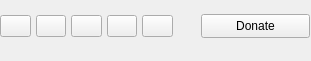
   <widget class="QWidget" name="horizontalLayoutWidget">
    <property name="geometry">
     <rect>
      <x>300</x>
      <y>0</y>
      <width>311</width>
      <height>61</height>
     </rect>
    </property>
    <layout class="QHBoxLayout" name="TopHBoxLayout">
     <property name="spacing">
      <number>5</number>
     </property>
     <property name="sizeConstraint">
      <enum>QLayout::SetDefaultConstraint</enum>
     </property>
     <property name="leftMargin">
      <number>0</number>
     </property>
     <property name="topMargin">
      <number>2</number>
     </property>
     <property name="rightMargin">
      <number>1</number>
     </property>
     <item>
      <widget class="QPushButton" name="pushButton_Website">
       <property name="minimumSize">
        <size>
         <width>29</width>
         <height>0</height>
        </size>
       </property>
       <property name="toolTip">
        <string>Visit wpn-xm.org.</string>
       </property>
       <property name="layoutDirection">
        <enum>Qt::LeftToRight</enum>
       </property>
       <property name="autoFillBackground">
        <bool>false</bool>
       </property>
       <property name="styleSheet">
        <string notr="true"/>
       </property>
       <property name="text">
        <string notr="true"/>
       </property>
       <property name="icon">
        <iconset resource="data/resources.qrc">
         <normaloff>:/icons/home.png</normaloff>:/icons/home.png</iconset>
       </property>
       <property name="iconSize">
        <size>
         <width>16</width>
         <height>16</height>
        </size>
       </property>
       <property name="autoDefault">
        <bool>false</bool>
       </property>
       <property name="flat">
        <bool>false</bool>
       </property>
      </widget>
     </item>
     <item>
      <widget class="QPushButton" name="pushButton_Forum">
       <property name="minimumSize">
        <size>
         <width>29</width>
         <height>0</height>
        </size>
       </property>
       <property name="toolTip">
        <string>Go to WPN-XM Community Forums.</string>
       </property>
       <property name="layoutDirection">
        <enum>Qt::LeftToRight</enum>
       </property>
       <property name="autoFillBackground">
        <bool>false</bool>
       </property>
       <property name="styleSheet">
        <string notr="true"/>
       </property>
       <property name="text">
        <string notr="true"/>
       </property>
       <property name="icon">
        <iconset resource="data/resources.qrc">
         <normaloff>:/icons/comment.png</normaloff>:/icons/comment.png</iconset>
       </property>
       <property name="iconSize">
        <size>
         <width>16</width>
         <height>16</height>
        </size>
       </property>
       <property name="autoDefault">
        <bool>false</bool>
       </property>
       <property name="default">
        <bool>false</bool>
       </property>
       <property name="flat">
        <bool>false</bool>
       </property>
      </widget>
     </item>
     <item>
      <widget class="QPushButton" name="pushButton_ReportBug">
       <property name="minimumSize">
        <size>
         <width>29</width>
         <height>0</height>
        </size>
       </property>
       <property name="toolTip">
        <string>Report Issue or Request Feature!</string>
       </property>
       <property name="layoutDirection">
        <enum>Qt::LeftToRight</enum>
       </property>
       <property name="autoFillBackground">
        <bool>false</bool>
       </property>
       <property name="styleSheet">
        <string notr="true"/>
       </property>
       <property name="text">
        <string notr="true"/>
       </property>
       <property name="icon">
        <iconset resource="data/resources.qrc">
         <normaloff>:/icons/bug.png</normaloff>:/icons/bug.png</iconset>
       </property>
       <property name="iconSize">
        <size>
         <width>16</width>
         <height>16</height>
        </size>
       </property>
       <property name="autoDefault">
        <bool>false</bool>
       </property>
       <property name="flat">
        <bool>false</bool>
       </property>
      </widget>
     </item>
     <item>
      <widget class="QPushButton" name="pushButton_Help">
       <property name="minimumSize">
        <size>
         <width>29</width>
         <height>0</height>
        </size>
       </property>
       <property name="toolTip">
        <string>Open the WPN-XM help pages.</string>
       </property>
       <property name="layoutDirection">
        <enum>Qt::LeftToRight</enum>
       </property>
       <property name="autoFillBackground">
        <bool>false</bool>
       </property>
       <property name="styleSheet">
        <string notr="true"/>
       </property>
       <property name="text">
        <string notr="true"/>
       </property>
       <property name="icon">
        <iconset resource="data/resources.qrc">
         <normaloff>:/icons/question.png</normaloff>:/icons/question.png</iconset>
       </property>
       <property name="iconSize">
        <size>
         <width>16</width>
         <height>16</height>
        </size>
       </property>
       <property name="autoDefault">
        <bool>false</bool>
       </property>
       <property name="flat">
        <bool>false</bool>
       </property>
      </widget>
     </item>
     <item>
      <widget class="QPushButton" name="pushButton_About">
       <property name="minimumSize">
        <size>
         <width>29</width>
         <height>0</height>
        </size>
       </property>
       <property name="toolTip">
        <string>About WPN-XM SCP.</string>
       </property>
       <property name="layoutDirection">
        <enum>Qt::LeftToRight</enum>
       </property>
       <property name="autoFillBackground">
        <bool>false</bool>
       </property>
       <property name="styleSheet">
        <string notr="true"/>
       </property>
       <property name="text">
        <string notr="true"/>
       </property>
       <property name="icon">
        <iconset resource="data/resources.qrc">
         <normaloff>:/icons/cup.png</normaloff>:/icons/cup.png</iconset>
       </property>
       <property name="iconSize">
        <size>
         <width>16</width>
         <height>16</height>
        </size>
       </property>
       <property name="autoDefault">
        <bool>false</bool>
       </property>
       <property name="flat">
        <bool>false</bool>
       </property>
      </widget>
     </item>
     <item>
      <spacer name="horizontalSpacer">
       <property name="orientation">
        <enum>Qt::Horizontal</enum>
       </property>
       <property name="sizeType">
        <enum>QSizePolicy::Fixed</enum>
       </property>
       <property name="sizeHint" stdset="0">
        <size>
         <width>23</width>
         <height>20</height>
        </size>
       </property>
      </spacer>
     </item>
     <item>
      <widget class="QPushButton" name="pushButton_Donate">
       <property name="enabled">
        <bool>true</bool>
       </property>
       <property name="sizePolicy">
        <sizepolicy hsizetype="Preferred" vsizetype="Preferred">
         <horstretch>0</horstretch>
         <verstretch>0</verstretch>
        </sizepolicy>
       </property>
       <property name="minimumSize">
        <size>
         <width>109</width>
         <height>24</height>
        </size>
       </property>
       <property name="maximumSize">
        <size>
         <width>109</width>
         <height>24</height>
        </size>
       </property>
       <property name="sizeIncrement">
        <size>
         <width>109</width>
         <height>24</height>
        </size>
       </property>
       <property name="baseSize">
        <size>
         <width>0</width>
         <height>0</height>
        </size>
       </property>
       <property name="toolTip">
        <string>Support the development of WPN-XM by donating.</string>
       </property>
       <property name="layoutDirection">
        <enum>Qt::LeftToRight</enum>
       </property>
       <property name="autoFillBackground">
        <bool>false</bool>
       </property>
       <property name="styleSheet">
        <string notr="true"/>
       </property>
       <property name="text">
        <string>Donate</string>
       </property>
       <property name="icon">
        <iconset resource="data/resources.qrc">
         <normaloff>:/icons/money-coin.png</normaloff>:/icons/money-coin.png</iconset>
       </property>
       <property name="iconSize">
        <size>
         <width>16</width>
         <height>16</height>
        </size>
       </property>
       <property name="autoDefault">
        <bool>false</bool>
       </property>
       <property name="flat">
        <bool>false</bool>
       </property>
      </widget>
     </item>
    </layout>
    <zorder>pushButton_Forum</zorder>
    <zorder>pushButton_ReportBug</zorder>
    <zorder>pushButton_Website</zorder>
    <zorder>pushButton_Help</zorder>
    <zorder>pushButton_About</zorder>
    <zorder>pushButton_Donate</zorder>
    <zorder>horizontalSpacer</zorder>
   </widget>
